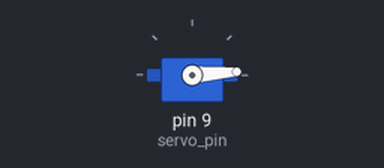
This sketch was run on a simulated Arduino Uno, built with avr-gcc and run on an emulated ATmega328P. Shown: servo.

Above: at 1.05 s.
At 1.9 s:
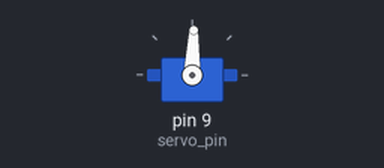
At 2.75 s:
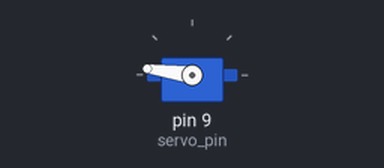
At 4.45 s:
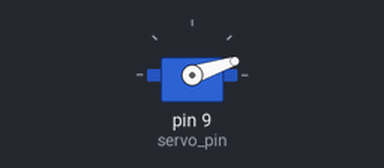
Timing chart, 0 to 9.3 s (numbered marks = the images above):
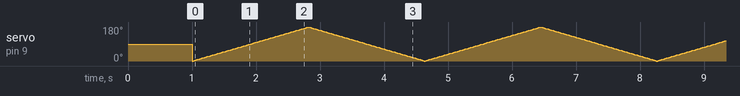

The sketch:

_27servo_test_with_delay.ino
```cpp
#include <Servo.h>

Servo face_direction_servo;
const int servo_pin = 9;

void setup() {
  face_direction_servo.attach(servo_pin);
  face_direction_servo.write(90);
  delay(1000);
}

void loop() {
  for(int angle = 0; angle < 180; angle ++) {
  face_direction_servo.write(angle);
  delay(10);
  }
  for(int angle = 180; angle > 0; angle --) {
  face_direction_servo.write(angle);
  delay(10);
  }
}
```
